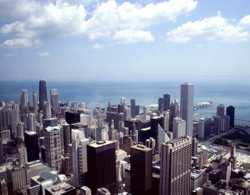
%> input picture 基于融合特征的以图搜图应用/database/0-chicago_master.jpg, 250 x 195 px
$ octave --eval "result = get_hu_vec(imread('database/0-chicago_master.jpg'));"   (GNU Octave 9; MATLAB toolbox functions it lacks are replaced by stand-ins)
%> lines starting %> are read from the running program, lines starting %| are printed output that depends on the picture; in (x1, y1, x2, y2) boxes, pixels count from 0 and x2, y2 are one past the last pixel; in counts of white or black regions, pixels touching at a corner belong together; the program's own positions count from 1
function vec = get_hu_vec(im)
% 计算图像的Hu不变矩
if ndims(im) == 3
    im = rgb2gray(im);
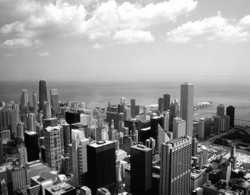
%> im: size 195x250 uint8; min 0, max 255, mean 143
end
% 二值化边缘
im = im2bw(im, graythresh(im));
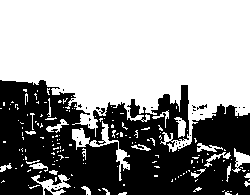
%> im: size 195x250 logical; 59.4% white; 39 black regions (35 under 20 px), largest, box (x1, y1, x2, y2) and area: (0, 80, 250, 195) 19611, (44, 188, 53, 195) 34, (197, 104, 207, 110) 27, (99, 108, 105, 114) 20
im = edge(im, 'canny');
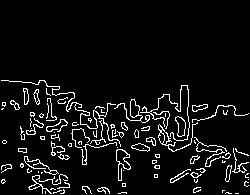
%> im: size 195x250 logical; 6.7% white in thin lines or dots, all inside (x1, y1, x2, y2) = (1, 80, 249, 194)
% Hu特征提取
im = double(im);
m00 = sum(sum(im));
%> m00 = 3255
m10 = 0;
m01 = 0;
[row,col] = size(im);
%> row = 195; col = 250
for i = 1:row
    for j = 1:col
        m10 = m10+i*im(i,j);
        m01 = m01+j*im(i,j);
    end
end
%> after the loop, m01 = 385374; m10 = 453321
u10 = m10/m00;
%> u10 = 139.3
u01 = m01/m00;
%> u01 = 118.4
m20 = 0;
m02 = 0;
m11 = 0;
m30 = 0;
m12 = 0;
m21 = 0;
m03 = 0;
for i = 1:row
    for j = 1:col
        m20 = m20+i^2*im(i,j);
        m02 = m02+j^2*im(i,j);
        m11 = m11+i*j*im(i,j);
        m30 = m30+i^3*im(i,j);
        m03 = m03+j^3*im(i,j);
        m12 = m12+i*j^2*im(i,j);
        m21 = m21+i^2*j*im(i,j);
    end
end
%> after the loop, m02 = 60658532; m03 = 10901950602; m11 = 54412950; m12 = 8672271242; m20 = 65839993; m21 = 7969062442; m30 = 9930307095
y11 = m11-u01*m10;
%> y11 = 742250.4
y20 = m20-u10*m10;
%> y20 = 2706374.2
y02 = m02-u01*m01;
%> y02 = 15032381.5
y30 = m30-3*u10*m20+2*u10^2*m10;
%> y30 = 7000174.3
y12 = m12-2*u01*m11-u10*m02+2*u01^2*m10;
%> y12 = 48653905.5
y21 = m21-2*u10*m11-u01*m20+2*u10^2*m01;
%> y21 = -32773776
y03 = m03-3*u01*m02+2*u01^2*m01;
%> y03 = 160814169.5
n20 = y20/m00^2;
%> n20 = 0.255
n02 = y02/m00^2;
%> n02 = 1.42
n11 = y11/m00^2;
%> n11 = 0.0701
n30 = y30/m00^2.5;
%> n30 = 0.0116
n03 = y03/m00^2.5;
%> n03 = 0.266
n12 = y12/m00^2.5;
%> n12 = 0.0805
n21 = y21/m00^2.5;
%> n21 = -0.0542
h1 = n20 + n02;
%> h1 = 1.67
h2 = (n20-n02)^2 + 4*(n11)^2;
%> h2 = 1.37
h3 = (n30-3*n12)^2 + (3*n21-n03)^2;
%> h3 = 0.237
h4 = (n30+n12)^2 + (n21+n03)^2;
%> h4 = 0.0533
h5 = (n30-3*n12)*(n30+n12)*((n30+n12)^2-3*(n21+n03)^2)+(3*n21-n03)*(n21+n03)*(3*(n30+n12)^2-(n21+n03)^2);
%> h5 = 0.00443
h6 = (n20-n02)*((n30+n12)^2-(n21+n03)^2)+4*n11*(n30+n12)*(n21+n03);
%> h6 = 0.0478
h7 = (3*n21-n03)*(n30+n12)*((n30+n12)^2-3*(n21+n03)^2)+(3*n12-n30)*(n21+n03)*(3*(n30+n12)^2-(n21+n03)^2);
%> h7 = 0.00403
vec = [h1 h2 h3 h4 h5 h6 h7];
%> vec = [1.67 1.37 0.237 0.0533 0.00443 0.0478 0.00403]
% 归一化处理
vec = vec ./ sum(vec);
%> vec = [0.493 0.405 0.0697 0.0157 0.00131 0.0141 0.00119]

$ run again, on 基于融合特征的以图搜图应用/database/0-london_master.jpg
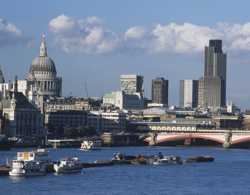
%> input picture 基于融合特征的以图搜图应用/database/0-london_master.jpg, 250 x 195 px
%> in get_hu_vec, `im = im2bw(im, graythresh(im));`:
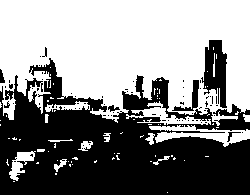
%> im: size 195x250 logical; 54.1% white; 74 black regions (66 under 20 px), largest, box (x1, y1, x2, y2) and area: (0, 58, 250, 195) 20719, (201, 40, 227, 108) 1078, (172, 80, 199, 111) 235
%> in get_hu_vec, `im = edge(im, 'canny');`:
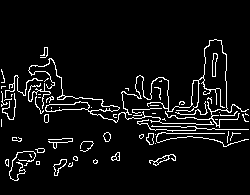
%> im: size 195x250 logical; 6.2% white in thin lines or dots, all inside (x1, y1, x2, y2) = (1, 39, 249, 181)
%> m00 = 3040
%> after the loop in get_hu_vec, `for i = 1:row`: m01 = 381067; m10 = 345422
%> u10 = 113.6
%> u01 = 125.4
%> after the loop in get_hu_vec, `for i = 1:row`: m02 = 64881911; m03 = 12271662325; m11 = 42804441; m12 = 7215969067; m20 = 41776732; m21 = 5077699559; m30 = 5323945682
%> y11 = -494547.6
%> y20 = 2527930
%> y02 = 17114786.5
%> y30 = 2561605.4
%> y12 = -32296702.2
%> y21 = -46668436.7
%> y03 = -152060001
%> n20 = 0.274
%> n02 = 1.85
%> n11 = -0.0535
%> n30 = 0.00503
%> n03 = -0.298
%> n12 = -0.0634
%> n21 = -0.0916
%> h1 = 2.13
%> h2 = 2.5
%> h3 = 0.0387
%> h4 = 0.156
%> h5 = 0.00647
%> h6 = 0.23
%> h7 = -0.0102
%> in get_hu_vec, `vec = [h1 h2 h3 h4 h5 h6 h7];`: vec = [2.13 2.5 0.0387 0.156 0.00647 0.23 -0.0102]
%> in get_hu_vec, `vec = vec ./ sum(vec);`: vec = [0.421 0.496 0.00766 0.0308 0.00128 0.0455 -0.00202]
%> result has the same summary as vec in get_hu_vec
